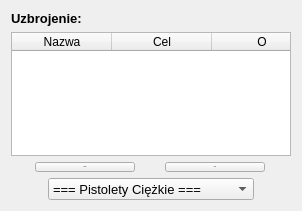
     <widget class="QWidget" name="layoutWidget_10">
      <property name="geometry">
       <rect>
        <x>270</x>
        <y>50</y>
        <width>286</width>
        <height>211</height>
       </rect>
      </property>
      <layout class="QVBoxLayout" name="verticalLayout_20">
       <item>
        <layout class="QVBoxLayout" name="verticalLayout_21">
         <item>
          <layout class="QVBoxLayout" name="verticalLayout_24">
           <item>
            <widget class="QLabel" name="label_31">
             <property name="font">
              <font>
               <pointsize>10</pointsize>
               <weight>75</weight>
               <bold>true</bold>
              </font>
             </property>
             <property name="text">
              <string>Uzbrojenie:</string>
             </property>
            </widget>
           </item>
           <item>
            <widget class="QTableWidget" name="tableWidget">
             <property name="minimumSize">
              <size>
               <width>280</width>
               <height>0</height>
              </size>
             </property>
             <property name="maximumSize">
              <size>
               <width>280</width>
               <height>16777215</height>
              </size>
             </property>
             <property name="horizontalScrollBarPolicy">
              <enum>Qt::ScrollBarAlwaysOff</enum>
             </property>
             <property name="editTriggers">
              <set>QAbstractItemView::NoEditTriggers</set>
             </property>
             <property name="showGrid">
              <bool>false</bool>
             </property>
             <attribute name="horizontalHeaderDefaultSectionSize">
              <number>100</number>
             </attribute>
             <attribute name="verticalHeaderVisible">
              <bool>false</bool>
             </attribute>
             <column>
              <property name="text">
               <string>Nazwa</string>
              </property>
             </column>
             <column>
              <property name="text">
               <string>Cel</string>
              </property>
             </column>
             <column>
              <property name="text">
               <string>O</string>
              </property>
             </column>
             <column>
              <property name="text">
               <string>PA</string>
              </property>
             </column>
             <column>
              <property name="text">
               <string>Dmg</string>
              </property>
             </column>
            </widget>
           </item>
          </layout>
         </item>
         <item>
          <layout class="QHBoxLayout" name="horizontalLayout_24">
           <item>
            <widget class="QPushButton" name="pushButton_addWeapon">
             <property name="maximumSize">
              <size>
               <width>100</width>
               <height>16777215</height>
              </size>
             </property>
             <property name="font">
              <font>
               <pointsize>-1</pointsize>
              </font>
             </property>
             <property name="text">
              <string>Dodaj</string>
             </property>
            </widget>
           </item>
           <item>
            <widget class="QPushButton" name="pushButton_removeWeapon">
             <property name="maximumSize">
              <size>
               <width>100</width>
               <height>16777215</height>
              </size>
             </property>
             <property name="font">
              <font>
               <pointsize>-1</pointsize>
              </font>
             </property>
             <property name="text">
              <string>Usuń</string>
             </property>
            </widget>
           </item>
          </layout>
         </item>
        </layout>
       </item>
       <item>
        <layout class="QHBoxLayout" name="horizontalLayout_28">
         <item>
          <spacer name="horizontalSpacer_5">
           <property name="orientation">
            <enum>Qt::Horizontal</enum>
           </property>
           <property name="sizeHint" stdset="0">
            <size>
             <width>40</width>
             <height>20</height>
            </size>
           </property>
          </spacer>
         </item>
         <item>
          <widget class="QComboBox" name="comboBox_11">
           <property name="minimumSize">
            <size>
             <width>200</width>
             <height>22</height>
            </size>
           </property>
           <property name="maximumSize">
            <size>
             <width>210</width>
             <height>22</height>
            </size>
           </property>
           <property name="font">
            <font>
             <pointsize>10</pointsize>
            </font>
           </property>
           <item>
            <property name="text">
             <string>=== Pistolety Ciężkie ===</string>
            </property>
           </item>
           <item>
            <property name="text">
             <string>M-3 Predator</string>
            </property>
           </item>
           <item>
            <property name="text">
             <string>M-5 Falanga</string>
            </property>
           </item>
           <item>
            <property name="text">
             <string>M-6 Kat</string>
            </property>
           </item>
           <item>
            <property name="text">
             <string>Projektor Błyskawic</string>
            </property>
           </item>
           <item>
            <property name="text">
             <string>Skorpion</string>
            </property>
           </item>
           <item>
            <property name="text">
             <string>Akolita</string>
            </property>
           </item>
           <item>
            <property name="text">
             <string>M-11 Tłumiciel</string>
            </property>
           </item>
           <item>
            <property name="text">
             <string>M-77 Paladyn</string>
            </property>
           </item>
           <item>
            <property name="text">
             <string>M-358 Szpon</string>
            </property>
           </item>
           <item>
            <property name="text">
             <string>Oprawca</string>
            </property>
           </item>
           <item>
            <property name="text">
             <string>=== Pistolety Maszynowe ===</string>
            </property>
           </item>
           <item>
            <property name="text">
             <string>M-4 Shuriken</string>
            </property>
           </item>
           <item>
            <property name="text">
             <string>M-9 Grom</string>
            </property>
           </item>
           <item>
            <property name="text">
             <string>M-12 Szarańcza</string>
            </property>
           </item>
           <item>
            <property name="text">
             <string>M-25 Szerszeń</string>
            </property>
           </item>
           <item>
            <property name="text">
             <string>Karzyciel Krwawej Hordy</string>
            </property>
           </item>
           <item>
            <property name="text">
             <string>Pistolet Maszynowy Gethów</string>
            </property>
           </item>
           <item>
            <property name="text">
             <string>Pistolet Maszynowy Zbieraczy</string>
            </property>
           </item>
           <item>
            <property name="text">
             <string>=== K. Szturmowe ===</string>
            </property>
           </item>
           <item>
            <property name="text">
             <string>M-8 Mściciel</string>
            </property>
           </item>
           <item>
            <property name="text">
             <string>M-15 Windykator</string>
            </property>
           </item>
           <item>
            <property name="text">
             <string>M-37 Sokół</string>
            </property>
           </item>
           <item>
            <property name="text">
             <string>M-55 Argus</string>
            </property>
           </item>
           <item>
            <property name="text">
             <string>Phaeston</string>
            </property>
           </item>
           <item>
            <property name="text">
             <string>M-76 Zjawa</string>
            </property>
           </item>
           <item>
            <property name="text">
             <string>M-96 Motyka</string>
            </property>
           </item>
           <item>
            <property name="text">
             <string>M-99 Szabla</string>
            </property>
           </item>
           <item>
            <property name="text">
             <string>Wyrzutnia Chakram</string>
            </property>
           </item>
           <item>
            <property name="text">
             <string>Karabin Pulsacyjny Gethów</string>
            </property>
           </item>
           <item>
            <property name="text">
             <string>Napastnik</string>
            </property>
           </item>
           <item>
            <property name="text">
             <string>Karabin Szturmowy Zbieraczy</string>
            </property>
           </item>
           <item>
            <property name="text">
             <string>Miotacz Cząstek</string>
            </property>
           </item>
           <item>
            <property name="text">
             <string>Błotniak</string>
            </property>
           </item>
           <item>
            <property name="text">
             <string>Karabin Przeciw-Syn. Adas</string>
            </property>
           </item>
           <item>
            <property name="text">
             <string>=== K. Snajperskie ===</string>
            </property>
           </item>
           <item>
            <property name="text">
             <string>M-92 Modliszka</string>
            </property>
           </item>
           <item>
            <property name="text">
             <string>M-97 Żmija</string>
            </property>
           </item>
           <item>
            <property name="text">
             <string>M-29 Siekacz</string>
            </property>
           </item>
           <item>
            <property name="text">
             <string>M-13 Raptor</string>
            </property>
           </item>
           <item>
            <property name="text">
             <string>M-90 Indra</string>
            </property>
           </item>
           <item>
            <property name="text">
             <string>Wyrzutnia harpunów Kishock</string>
            </property>
           </item>
           <item>
            <property name="text">
             <string>Krysae</string>
            </property>
           </item>
           <item>
            <property name="text">
             <string>M-98 Wdowa</string>
            </property>
           </item>
           <item>
            <property name="text">
             <string>Czarna Wdowa</string>
            </property>
           </item>
           <item>
            <property name="text">
             <string>Oszczep</string>
            </property>
           </item>
           <item>
            <property name="text">
             <string>Karabin Snajperski Zbieraczy</string>
            </property>
           </item>
           <item>
            <property name="text">
             <string>=== Strzelby ===</string>
            </property>
           </item>
           <item>
            <property name="text">
             <string>M-23 Katana</string>
            </property>
           </item>
           <item>
            <property name="text">
             <string>M-27 Sejmitar</string>
            </property>
           </item>
           <item>
            <property name="text">
             <string>M-22 Patroszyciel</string>
            </property>
           </item>
           <item>
            <property name="text">
             <string>AT-12 Najeźdźca</string>
            </property>
           </item>
           <item>
            <property name="text">
             <string>Wyrzutnia Kolców Graal</string>
            </property>
           </item>
           <item>
            <property name="text">
             <string>Adept</string>
            </property>
           </item>
           <item>
            <property name="text">
             <string>Karabinek Reegar</string>
            </property>
           </item>
           <item>
            <property name="text">
             <string>M-11 Upiór</string>
            </property>
           </item>
           <item>
            <property name="text">
             <string>M-300 Claymore</string>
            </property>
           </item>
           <item>
            <property name="text">
             <string>Strzelba Plazmowa Gethów</string>
            </property>
           </item>
           <item>
            <property name="text">
             <string>Strzelba Jad</string>
            </property>
           </item>
           <item>
            <property name="text">
             <string>=== N7 ===</string>
            </property>
           </item>
           <item>
            <property name="text">
             <string>N7 Orzeł</string>
            </property>
           </item>
           <item>
            <property name="text">
             <string>N7 Huragan</string>
            </property>
           </item>
           <item>
            <property name="text">
             <string>N7 Krzyżowiec</string>
            </property>
           </item>
           <item>
            <property name="text">
             <string>N7 Walkiria</string>
            </property>
           </item>
           <item>
            <property name="text">
             <string>N7 Tajfun</string>
            </property>
           </item>
           <item>
            <property name="text">
             <string>N7 Waleczny</string>
            </property>
           </item>
           <item>
            <property name="text">
             <string>N7 Pirania</string>
            </property>
           </item>
          </widget>
         </item>
         <item>
          <spacer name="horizontalSpacer_6">
           <property name="orientation">
            <enum>Qt::Horizontal</enum>
           </property>
           <property name="sizeHint" stdset="0">
            <size>
             <width>40</width>
             <height>20</height>
            </size>
           </property>
          </spacer>
         </item>
        </layout>
       </item>
      </layout>
     </widget>
